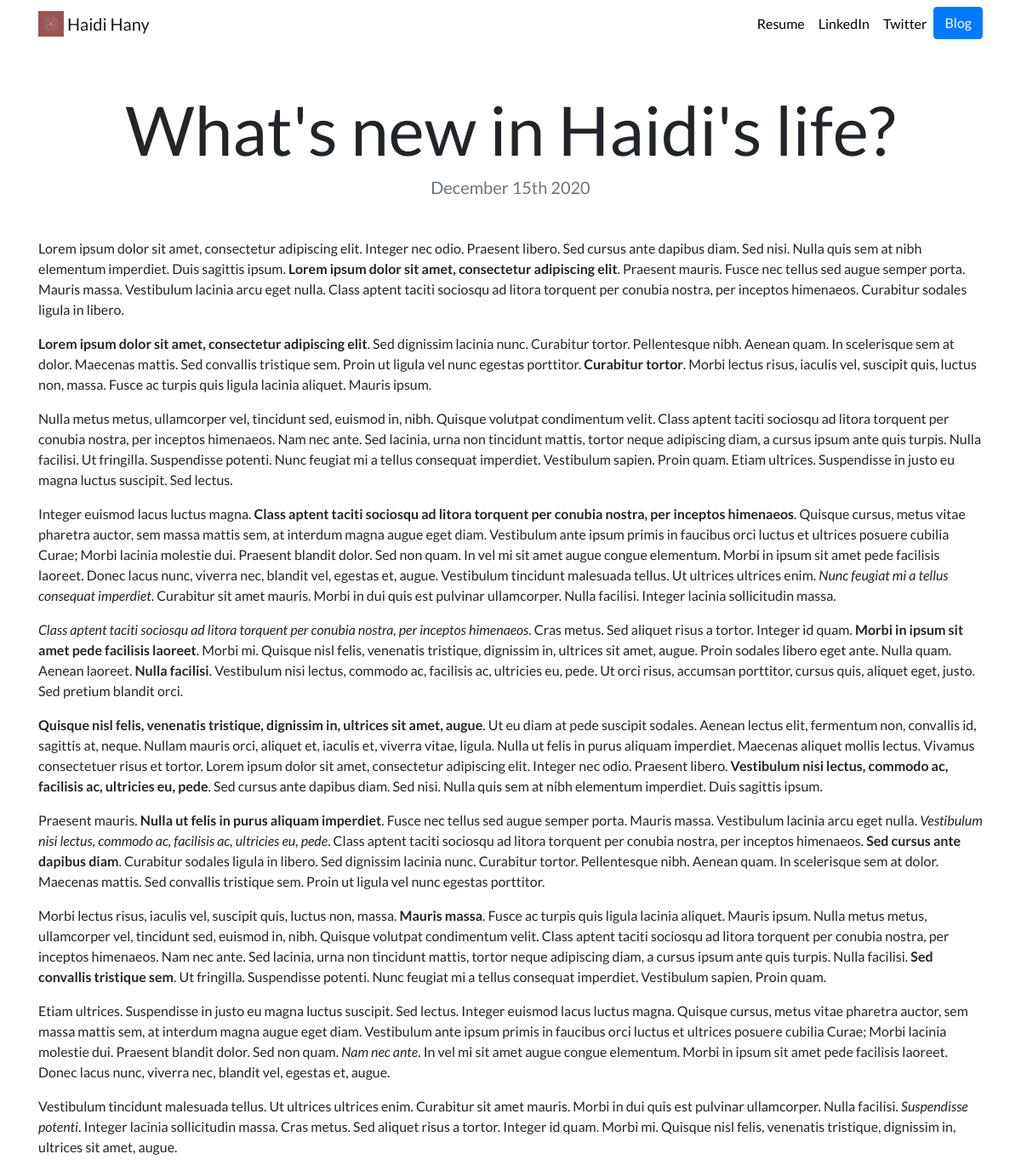
The page /blog/9/ on the database its author committed.
### blog/models.py (models this page shows, shortened)
class Blog(models.Model):
    title = models.CharField(max_length=200)
    description = models.TextField()
    date = models.DateField()

### blog/views.py (the view)
# urls.py: path('<int:blog_id>/',views.detail, name='detail'),
def detail (request, blog_id):
    blog = get_object_or_404(Blog, pk=blog_id)
    return render(request, 'blog/detail.html', {'blog':blog})

### blog/templates/blog/detail.html
{% extends "portfolio/base.html" %}
{% load static %}
{% block content %}
<h1 class="text-center mt-5" id="blogdetailtitle">{{ blog.title }}</h1>
<h5 class="text-center text-muted mb-5">{{ blog.date|date:'F jS Y' }}</h5>
{{ blog.description|safe }}
{% endblock %}

### portfolio/static/portfolio/custom.css (style rules this page uses)
body { font-family: 'Lato', sans-serif; }
@media (min-width: 992px) { #blogdetailtitle { font-size: 5rem; } }

### rows shown on the page
Blog: title "What's new in Haidi's life?", date "December 15th 2020", description "Lorem ipsum dolor sit amet, consectetur adipiscing elit. Integer nec odio. Praesent libero. Sed cursus ante dapibus diam. Sed nisi. Nulla quis sem at nibh elementum imperdiet. Duis sagittis ipsum. Lorem ipsum dolor sit amet, consectetur adipiscing elit . Praesent mauris. Fusce nec tellus sed augue semper porta. Mauris massa. Vestibulum lacinia arcu eget nulla. Class aptent taciti sociosqu ad litora torquent per conubia nostra, per inceptos himenaeos. Curabitur sodales ligula in libero. Lorem ipsum dolor sit amet, consectetur adipiscing elit . Sed dignissim lacinia nunc. Curabitur tortor. Pellentesque nibh. Aenean quam. In scelerisque sem at dolor. Maecenas mattis. Sed convallis tristique…"
